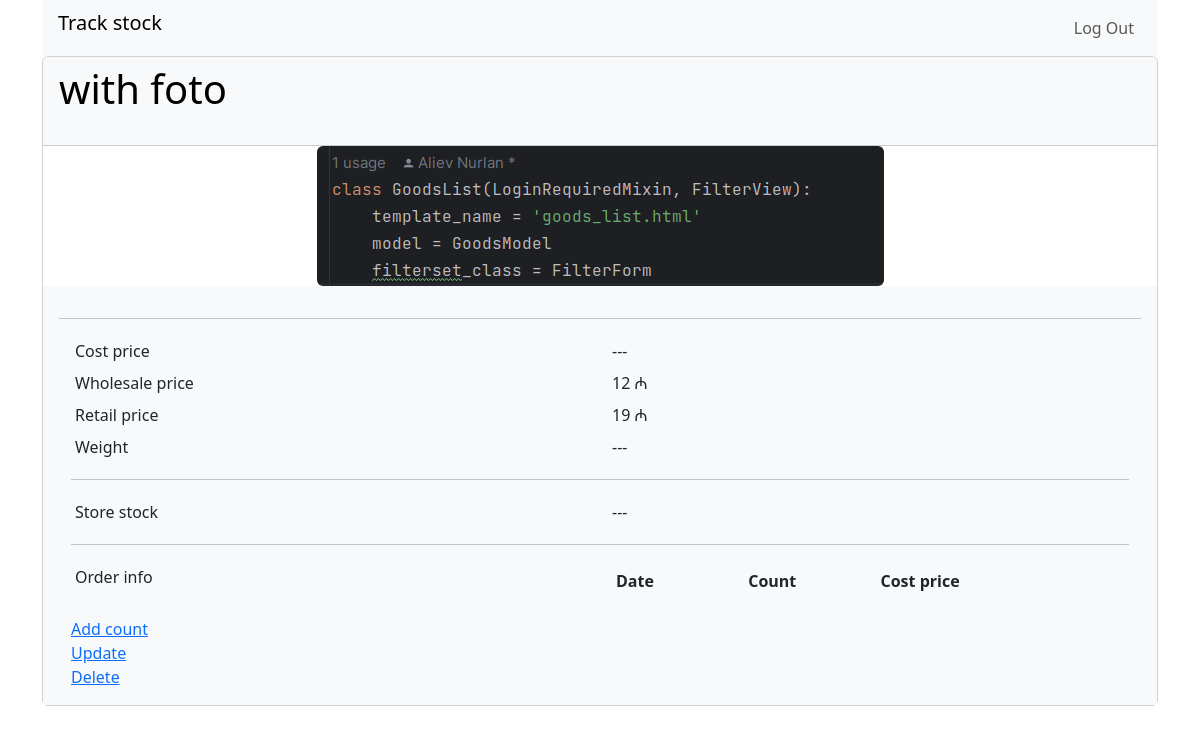
Page /goods/20/ (signed in) on the committed database.
### goods_map/goods/models.py (models this page shows)
class GoodsModel(models.Model):
    name = models.CharField(max_length=50)
    images = models.ImageField(upload_to='images', null=True, blank=True)
    cost_price = models.PositiveSmallIntegerField(null=True)
    wholesale_price = models.PositiveSmallIntegerField(null=True)
    retail_price = models.PositiveSmallIntegerField(null=True)
    weight = models.FloatField(null=True)
    stock = models.ManyToManyField(StockModel)
    def __str__(self):
        return self.name

### goods_map/goods/views.py (the view)
# urls.py: path('<int:pk>/', views.GoodCard.as_view(), name='good_card')
class GoodCard(LoginRequiredMixin, DetailView):
    template_name = 'good_card.html'
    model = GoodsModel

### goods_map/goods/templates/good_card.html (shortened to what this page needs)
{% extends "base.html" %}
{% load bootstrap4 %}
{% load static %}
{% block main %}
<div class="card">
    <div class="card-header bg-light text-black">
        <h1 class="mb-4">{{ object }}</h1>
    </div>
    <div class="col" >
        {% if object.images %}
        <a href="{{ object.images.url }}">
            <img src="{{ object.images.url }}" class="rounded d-block mx-auto" alt="Responsive image" style="max-height:250px">
        </a>
        {% else %}
            <img src="{% static 'goods_map/image_not_found.png' %}" class="rounded d-block mx-auto" alt="Responsive image" style="max-height:250px">
        {% endif %}
    </div>
    <div class="card-body bg-light">
        <hr>
        <div class="container">
            <div class="row p-1">
                <div class="col">
                    Cost price
                </div>
                <div class="col">
                    {% if object.cost_price %}
                    {{ object.cost_price }} ¥
                    {% else %}
                    ---
                    {% endif %}
                </div>
            </div>
            <div class="row p-1">
                <div class="col">
                    Wholesale price
                </div>
                <div class="col">
                    {% if object.wholesale_price %}
                    {{ object.wholesale_price }} ₼
                    {% else %}
                    ---
                    {% endif %}
                </div>
            </div>
            <div class="row p-1">
                <div class="col">
                    Retail price
                </div>
                <div class="col">
                    {% if object.retail_price %}
                    {{ object.retail_price }} ₼
                    {% else %}
                    ---
                    {% endif %}
                </div>
            </div>
            <div class="row p-1">
                <div class="col">
                    Weight
                </div>
                <div class="col">
                    {% if object.weight %}
                    {{ object.weight }} kg
                    {% else %}
                    ---
                    {% endif %}
                </div>
            </div>
            <hr>
            <div class="row p-1">
                <div class="col">
                    Store stock
                </div>
                <div class="col">
                    {% if object.stock.all %}
                    {% for i in object.stock.all %}
                    {{ i }}
                    {% endfor %}
                    {% else %}
                    ---
                    {% endif %}
                </div>
            </div>
            <hr>
            <div class="row p-1">
                <div class="col">
                    Order info
                </div>
                <div class="col">
                    <dl class="row p-1">
                        <dt class="col">Date</dt>
                        <dt class="col"> Count</dt>
                        <dt class="col">Cost price</dt>
                        <dt class="col"></dt>
                    </dl>
                </div>
            </div>
            <div>
                <a href="{% url 'add_goods' pk=object.id %}">Add count</a>
                <br>
                <a href="{% url 'update_good' pk=object.id %}">Update</a>
                <br>
                <a href="{% url 'delete_good' pk=object.id %}">Delete</a>
            </div>
        </div>
    </div>
</div>
{% endblock%}

### rows in the picture
GoodsModel: name "with foto", images (picture), wholesale_price "12", retail_price "19"
